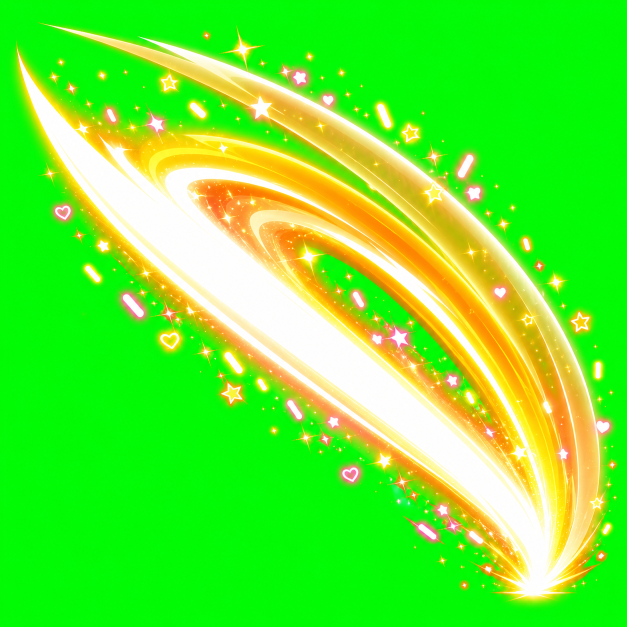
#> input picture assets/source_backups/fansa_climax_visuals/fansa_climax_slash_1.png, 1254 x 1254 px (shown at 1/2 size)
$ python -i process_fansa_climax_assets.py   (imports and definitions only)
#> lines starting #> are read from the running program, lines starting #| are printed output that depends on the picture
from __future__ import annotations

import hashlib
import json
import shutil
import tempfile
from pathlib import Path

from PIL import Image, ImageDraw, ImageFont

from process_new_character_assets import alpha_stats, remove_green_screen, trim_transparent


ROOT = Path(__file__).resolve().parents[1]
SOURCE_DIR = Path.home() / "Desktop" / "ぜんぶコメントのせいだ設定"
BACKUP_DIR = ROOT / "assets" / "source_backups" / "fansa_climax_visuals"
OUTPUT_DIR = ROOT / "assets" / "weapons" / "fansa_climax"
MANIFEST_PATH = OUTPUT_DIR / "fansa_climax_visual_manifest.json"
QC_PATH = Path(tempfile.gettempdir()) / "commentdie_fansa_climax_visual_qc.png"

SINGLE_ASSETS = {
    "icon": "icon_fansa_climax.png",
    "slash1": "fansa_climax_slash_1.png",
    "slash2": "fansa_climax_slash_2.png",
    "echo": "fansa_climax_echo.png",
    "finisher": "fansa_climax_finisher.png",
    "xSlash": "fansa_climax_xslash.png",
    "wave": "fansa_climax_wave.png",
    "spark": "fansa_climax_spark.png",
    "finisherBg": "fansa_climax_finisher_bg.png",
    "confetti": "fansa_climax_confetti.png",
}


# [6 lines left out: function sha256, not called in this run]


def border_opaque_pixels(image: Image.Image) -> int:
    alpha = image.getchannel("A")
    width, height = image.size
    crops = [
        alpha.crop((0, 0, width, 1)),
        alpha.crop((0, height - 1, width, height)),
        alpha.crop((0, 0, 1, height)),
        alpha.crop((width - 1, 0, width, height)),
    ]
    return sum(sum(crop.histogram()[4:]) for crop in crops)


# [125 lines left out: functions green_residual_pixels, checkerboard, add_transparent_border, make_qc_sheet, manifest_entry, main, not called in this run]


# [2 lines not run here, left out]

>>> import cv2
>>> picture = cv2.imread('../assets/source_backups/fansa_climax_visuals/fansa_climax_slash_1.png', cv2.IMREAD_GRAYSCALE)
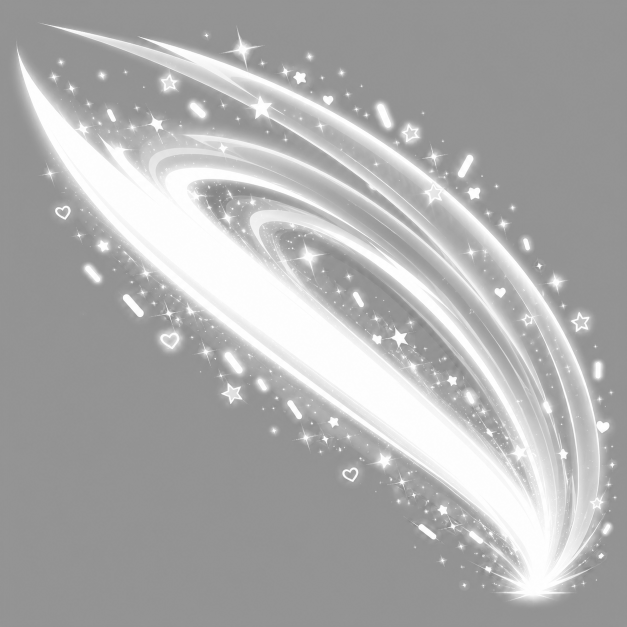
#> picture: shape (1254, 1254) (shown at 1/2 size); min 126, max 255, mean 172.8
#> (the run stopped early here; a loop or call above may not have finished)
